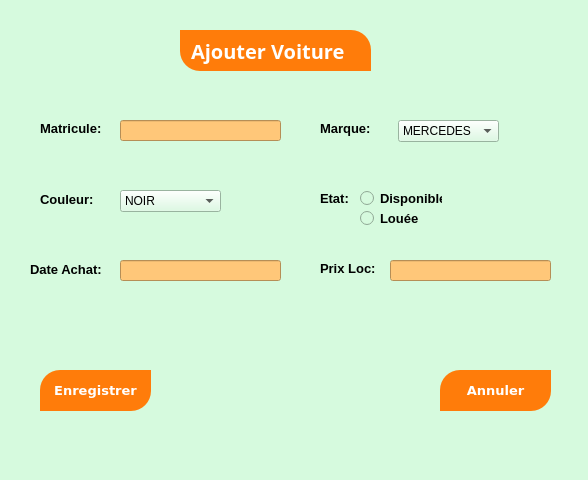
<?xml version="1.0" encoding="UTF-8"?>
<ui version="4.0">
 <class>Form</class>
 <widget class="QWidget" name="Form">
  <property name="geometry">
   <rect>
    <x>0</x>
    <y>0</y>
    <width>588</width>
    <height>480</height>
   </rect>
  </property>
  <property name="windowTitle">
   <string>Form</string>
  </property>
  <property name="styleSheet">
   <string notr="true">background-color: rgb(214, 250, 222);</string>
  </property>
  <widget class="QLabel" name="label">
   <property name="geometry">
    <rect>
     <x>180</x>
     <y>30</y>
     <width>191</width>
     <height>41</height>
    </rect>
   </property>
   <property name="font">
    <font>
     <family>Montserrat</family>
     <pointsize>15</pointsize>
     <weight>75</weight>
     <bold>true</bold>
    </font>
   </property>
   <property name="styleSheet">
    <string notr="true">
color:white;
text-align:center;
background-color: rgb(255, 124, 10);
padding:5px;
border-top-right-radius: 20px;
border-bottom-left-radius: 20px;</string>
   </property>
   <property name="text">
    <string>Ajouter Voiture</string>
   </property>
  </widget>
  <widget class="QLabel" name="label_2">
   <property name="geometry">
    <rect>
     <x>40</x>
     <y>120</y>
     <width>71</width>
     <height>16</height>
    </rect>
   </property>
   <property name="font">
    <font>
     <pointsize>10</pointsize>
     <weight>75</weight>
     <bold>true</bold>
    </font>
   </property>
   <property name="text">
    <string>Matricule:</string>
   </property>
  </widget>
  <widget class="QLabel" name="label_3">
   <property name="geometry">
    <rect>
     <x>320</x>
     <y>120</y>
     <width>71</width>
     <height>16</height>
    </rect>
   </property>
   <property name="font">
    <font>
     <pointsize>10</pointsize>
     <weight>75</weight>
     <bold>true</bold>
    </font>
   </property>
   <property name="text">
    <string>Marque:</string>
   </property>
  </widget>
  <widget class="QLabel" name="label_4">
   <property name="geometry">
    <rect>
     <x>40</x>
     <y>191</y>
     <width>71</width>
     <height>16</height>
    </rect>
   </property>
   <property name="font">
    <font>
     <pointsize>10</pointsize>
     <weight>75</weight>
     <bold>true</bold>
    </font>
   </property>
   <property name="text">
    <string>Couleur:</string>
   </property>
  </widget>
  <widget class="QLabel" name="label_5">
   <property name="geometry">
    <rect>
     <x>320</x>
     <y>190</y>
     <width>71</width>
     <height>16</height>
    </rect>
   </property>
   <property name="font">
    <font>
     <pointsize>10</pointsize>
     <weight>75</weight>
     <bold>true</bold>
    </font>
   </property>
   <property name="text">
    <string>Etat:</string>
   </property>
  </widget>
  <widget class="QRadioButton" name="radioButton">
   <property name="geometry">
    <rect>
     <x>360</x>
     <y>190</y>
     <width>82</width>
     <height>17</height>
    </rect>
   </property>
   <property name="font">
    <font>
     <pointsize>10</pointsize>
     <weight>75</weight>
     <bold>true</bold>
    </font>
   </property>
   <property name="text">
    <string>Disponible</string>
   </property>
  </widget>
  <widget class="QRadioButton" name="radioButton_2">
   <property name="geometry">
    <rect>
     <x>360</x>
     <y>210</y>
     <width>82</width>
     <height>17</height>
    </rect>
   </property>
   <property name="font">
    <font>
     <pointsize>10</pointsize>
     <weight>75</weight>
     <bold>true</bold>
    </font>
   </property>
   <property name="text">
    <string>Louée</string>
   </property>
  </widget>
  <widget class="QLabel" name="label_6">
   <property name="geometry">
    <rect>
     <x>30</x>
     <y>261</y>
     <width>81</width>
     <height>16</height>
    </rect>
   </property>
   <property name="font">
    <font>
     <pointsize>10</pointsize>
     <weight>75</weight>
     <bold>true</bold>
    </font>
   </property>
   <property name="text">
    <string>Date Achat:</string>
   </property>
  </widget>
  <widget class="QLabel" name="label_7">
   <property name="geometry">
    <rect>
     <x>320</x>
     <y>260</y>
     <width>71</width>
     <height>16</height>
    </rect>
   </property>
   <property name="font">
    <font>
     <pointsize>10</pointsize>
     <weight>75</weight>
     <bold>true</bold>
    </font>
   </property>
   <property name="text">
    <string>Prix Loc:</string>
   </property>
  </widget>
  <widget class="QComboBox" name="comboBox">
   <property name="geometry">
    <rect>
     <x>398</x>
     <y>120</y>
     <width>101</width>
     <height>22</height>
    </rect>
   </property>
   <item>
    <property name="text">
     <string>MERCEDES</string>
    </property>
   </item>
   <item>
    <property name="text">
     <string>FERRARI</string>
    </property>
   </item>
   <item>
    <property name="text">
     <string>BMW</string>
    </property>
   </item>
   <item>
    <property name="text">
     <string>PEUGEOT</string>
    </property>
   </item>
   <item>
    <property name="text">
     <string>VOLVO</string>
    </property>
   </item>
   <item>
    <property name="text">
     <string>TOYOTA</string>
    </property>
   </item>
   <item>
    <property name="text">
     <string>ISUZU</string>
    </property>
   </item>
   <item>
    <property name="text">
     <string>PORCHE</string>
    </property>
   </item>
   <item>
    <property name="text">
     <string>RENAULT</string>
    </property>
   </item>
   <item>
    <property name="text">
     <string>FIAT</string>
    </property>
   </item>
   <item>
    <property name="text">
     <string>AUDI</string>
    </property>
   </item>
   <item>
    <property name="text">
     <string>DACIA</string>
    </property>
   </item>
   <item>
    <property name="text">
     <string>CLIO</string>
    </property>
   </item>
   <item>
    <property name="text">
     <string>BUGATTI</string>
    </property>
   </item>
  </widget>
  <widget class="QPushButton" name="pushButton">
   <property name="geometry">
    <rect>
     <x>40</x>
     <y>370</y>
     <width>111</width>
     <height>41</height>
    </rect>
   </property>
   <property name="font">
    <font>
     <family>Verdana</family>
     <pointsize>10</pointsize>
     <weight>75</weight>
     <bold>true</bold>
    </font>
   </property>
   <property name="styleSheet">
    <string notr="true">background-color: rgb(255, 124, 10);
color:white;

padding:5px;
border-top-left-radius: 20px;
border-bottom-right-radius: 20px;</string>
   </property>
   <property name="text">
    <string>Enregistrer</string>
   </property>
  </widget>
  <widget class="QPushButton" name="pushButton_2">
   <property name="geometry">
    <rect>
     <x>440</x>
     <y>370</y>
     <width>111</width>
     <height>41</height>
    </rect>
   </property>
   <property name="font">
    <font>
     <family>Verdana</family>
     <pointsize>10</pointsize>
     <weight>75</weight>
     <bold>true</bold>
    </font>
   </property>
   <property name="styleSheet">
    <string notr="true">color:white;
background-color: rgb(255, 124, 10);
padding:5px;
border-top-left-radius: 20px;
border-bottom-right-radius: 20px;</string>
   </property>
   <property name="text">
    <string>Annuler</string>
   </property>
  </widget>
  <widget class="QLineEdit" name="lineEdit">
   <property name="geometry">
    <rect>
     <x>120</x>
     <y>120</y>
     <width>161</width>
     <height>21</height>
    </rect>
   </property>
   <property name="font">
    <font>
     <pointsize>10</pointsize>
    </font>
   </property>
   <property name="styleSheet">
    <string notr="true">background-color: rgb(255, 199, 121);</string>
   </property>
  </widget>
  <widget class="QLineEdit" name="lineEdit_2">
   <property name="geometry">
    <rect>
     <x>120</x>
     <y>260</y>
     <width>161</width>
     <height>21</height>
    </rect>
   </property>
   <property name="font">
    <font>
     <pointsize>10</pointsize>
    </font>
   </property>
   <property name="styleSheet">
    <string notr="true">background-color: rgb(255, 199, 121);</string>
   </property>
  </widget>
  <widget class="QLineEdit" name="lineEdit_4">
   <property name="geometry">
    <rect>
     <x>390</x>
     <y>260</y>
     <width>161</width>
     <height>21</height>
    </rect>
   </property>
   <property name="font">
    <font>
     <pointsize>10</pointsize>
    </font>
   </property>
   <property name="styleSheet">
    <string notr="true">background-color: rgb(255, 199, 121);</string>
   </property>
  </widget>
  <widget class="QLabel" name="label_8">
   <property name="geometry">
    <rect>
     <x>180</x>
     <y>330</y>
     <width>241</width>
     <height>131</height>
    </rect>
   </property>
   <property name="styleSheet">
    <string notr="true">background-image: url(:/newPrefix/voiture_cls.jpg);</string>
   </property>
   <property name="text">
    <string/>
   </property>
  </widget>
  <widget class="QComboBox" name="comboBox_2">
   <property name="geometry">
    <rect>
     <x>120</x>
     <y>190</y>
     <width>101</width>
     <height>22</height>
    </rect>
   </property>
   <item>
    <property name="text">
     <string>NOIR</string>
    </property>
   </item>
   <item>
    <property name="text">
     <string>BLEU</string>
    </property>
   </item>
   <item>
    <property name="text">
     <string>BLANC</string>
    </property>
   </item>
   <item>
    <property name="text">
     <string>GRIS</string>
    </property>
   </item>
   <item>
    <property name="text">
     <string>ROUGE</string>
    </property>
   </item>
   <item>
    <property name="text">
     <string>ROSE</string>
    </property>
   </item>
   <item>
    <property name="text">
     <string>VIOLET</string>
    </property>
   </item>
   <item>
    <property name="text">
     <string>JAUNE</string>
    </property>
   </item>
   <item>
    <property name="text">
     <string>VERT</string>
    </property>
   </item>
   <item>
    <property name="text">
     <string>ORANGE</string>
    </property>
   </item>
   <item>
    <property name="text">
     <string>BEIGE</string>
    </property>
   </item>
   <item>
    <property name="text">
     <string>ARGENT</string>
    </property>
   </item>
   <item>
    <property name="text">
     <string>DORE</string>
    </property>
   </item>
   <item>
    <property name="text">
     <string>MARRON</string>
    </property>
   </item>
  </widget>
 </widget>
 <resources>
  <include location="mlf.qrc"/>
 </resources>
 <connections/>
</ui>
